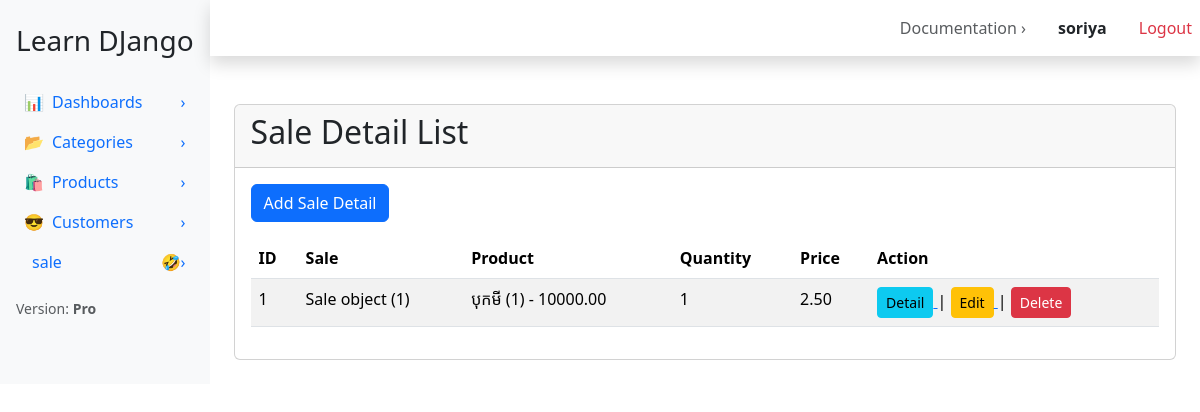
/saledetail/ (signed in), run on the app's committed database.
### apps/saledetail/models.py (models this page shows, shortened)
class SaleDetail(models.Model):
     sale = models.ForeignKey(Sale, on_delete=models.CASCADE)
     product = models.ForeignKey(Product, on_delete=models.CASCADE)
     qty = models.IntegerField(blank=False, null=False, default=1)
     price = models.DecimalField(max_digits=8, decimal_places=2, blank=False, null=False)
     class Meta:
          unique_together = ('sale', 'product')

### apps/sale/models.py (models this page shows)
class Sale(models.Model):
     saleCode = models.CharField(blank=False, null=False, max_length=20)
     saleData = models.DateField(blank=False, null=False)
     customerId = models.ForeignKey(Customer, on_delete=models.CASCADE)

### apps/product/models.py (models this page shows)
class Product(models.Model):
    name = models.CharField(max_length=200)
    photo = models.ImageField(upload_to='products_photo/', blank=True, null=True)
    quantity = models.PositiveIntegerField(default=0)
    price = models.DecimalField(max_digits=10, decimal_places=2, default=0)
    category = models.ForeignKey(
        Category,
        on_delete=models.CASCADE,
        related_name='products',
        blank=True,
        null=True
    )
    def __str__(self):
        return f"{self.name} ({self.quantity}) - {self.price}"

### apps/saledetail/views.py (the view)
# urls.py: path('', SaleDetailListView.as_view(), name='saledetail_list'),
class SaleDetailListView(ListView):
     model = SaleDetail
     template_name = 'saledetail/list_saledetail.html'
     context_object_name = 'saledetails'

### apps/saledetail/templates/saledetail/list_saledetail.html
{% extends 'base.html' %}
{% block content %}
<div class="card">
    <div class="card-header">
        <h2>Sale Detail List</h2>
    </div>
    <div class="card-body">
        <a href="{% url 'list_saledetail:saledetail_add' %}" class="btn btn-primary mb-3">
            Add Sale Detail
        </a>
        <div class="table-responsive">
            <table class="table table-striped">
                <thead>
                    <tr>
                        <th>ID</th>
                        <th>Sale</th>
                        <th>Product</th>
                        <th>Quantity</th>
                        <th>Price</th>
                        <th>Action</th>
                    </tr>
                </thead>
                <tbody>
                    {% for saledetail in saledetails %}
                        <tr>
                            <td>{{ saledetail.id }}</td>
                            <td>{{ saledetail.sale }}</td>
                            <td>{{ saledetail.product }}</td>
                            <td>{{ saledetail.qty }}</td>
                            <td>{{ saledetail.price }}</td>
                            <td>
                                <a href="{% url 'list_saledetail:saledetail_detail' saledetail.id %}">
                                    <button class="btn btn-sm btn-info">Detail</button>
                                </a> |
                                <a href="{% url 'list_saledetail:saledetail_edit' saledetail.id %}">
                                    <button class="btn btn-sm btn-warning">Edit</button>
                                </a> |
                                <a href="{% url 'list_saledetail:saledetail_delete' saledetail.id %}"><button class="btn btn-sm btn-danger">Delete</button></a>
                            </td>
                        </tr>
                    {% empty %}
                        <tr>
                            <td colspan="6" class="text-center">
                                No SaleDetail found
                            </td>
                        </tr>
                    {% endfor %}
                </tbody>
            </table>
        </div>
    </div>
</div>
{% endblock %}

### templates/includes/navbar.html (shortened to what this page needs)
{% load static %}
<nav class="navbar navbar-expand navbar-light bg-white topbar mb-4 shadow">
    <ul class="navbar-nav ms-auto align-items-center ">
        <li class="nav-item d-none d-sm-block me-3">
            <a class="nav-link text-muted" href="#">Documentation ›</a>
        </li>
        {% if user.is_authenticated %}
            <li class="nav-item d-none d-sm-block me-3">
                <span class="nav-link text-dark fw-bold">
                    {{ user.username }}
                </span>
            </li>
            <li class="nav-item">
                <form action="{% url 'authen:logout' %}" method="post" class="d-inline">
                    <button type="submit" class="btn btn-link nav-link text-danger" style="text-decoration: none;">
                        Logout
                    </button>
                </form>
            </li>
        {% endif %}
    </ul>
</nav>

### data on the page
SaleDetail: id "1", sale "Sale object (1)", product "បុកមី (1) - 10000.00", qty "1", price "2.50"

### other printed values
{{ user.username }} "soriya"
